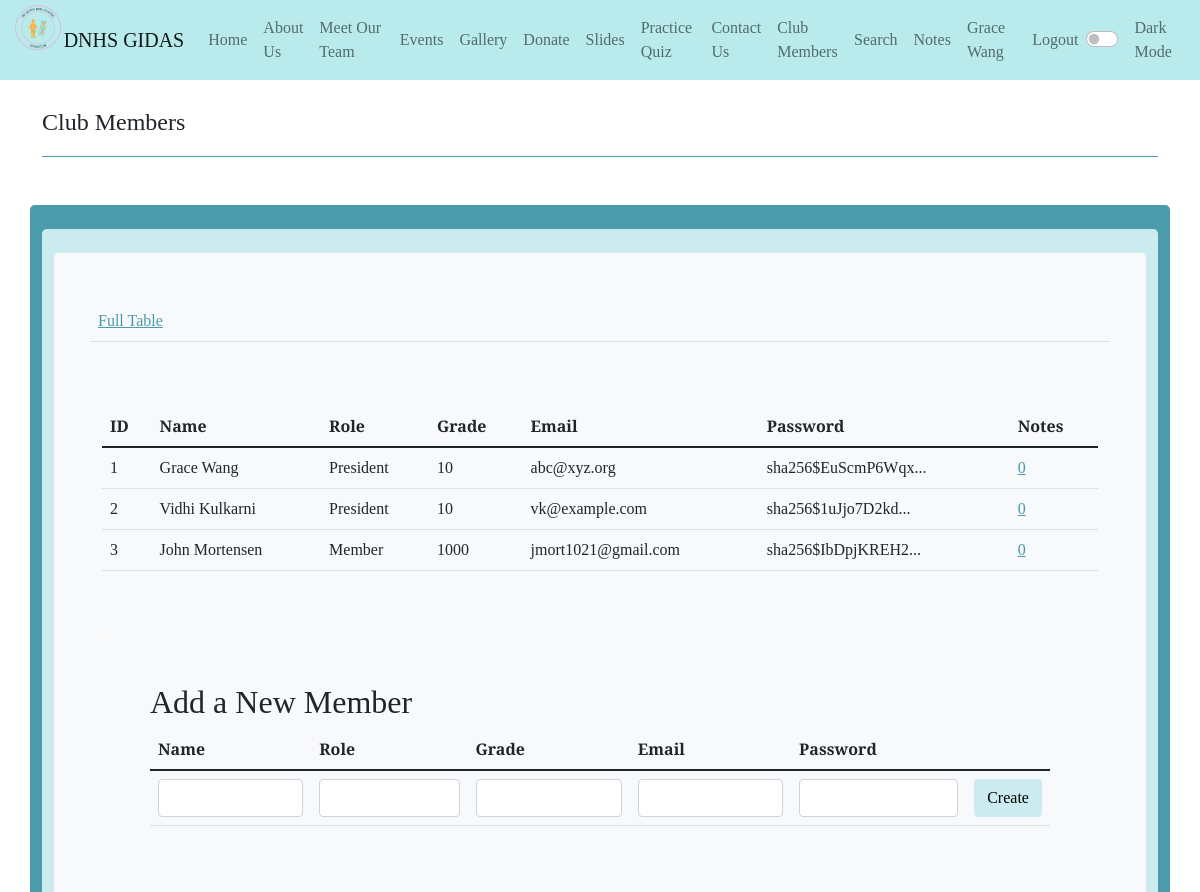
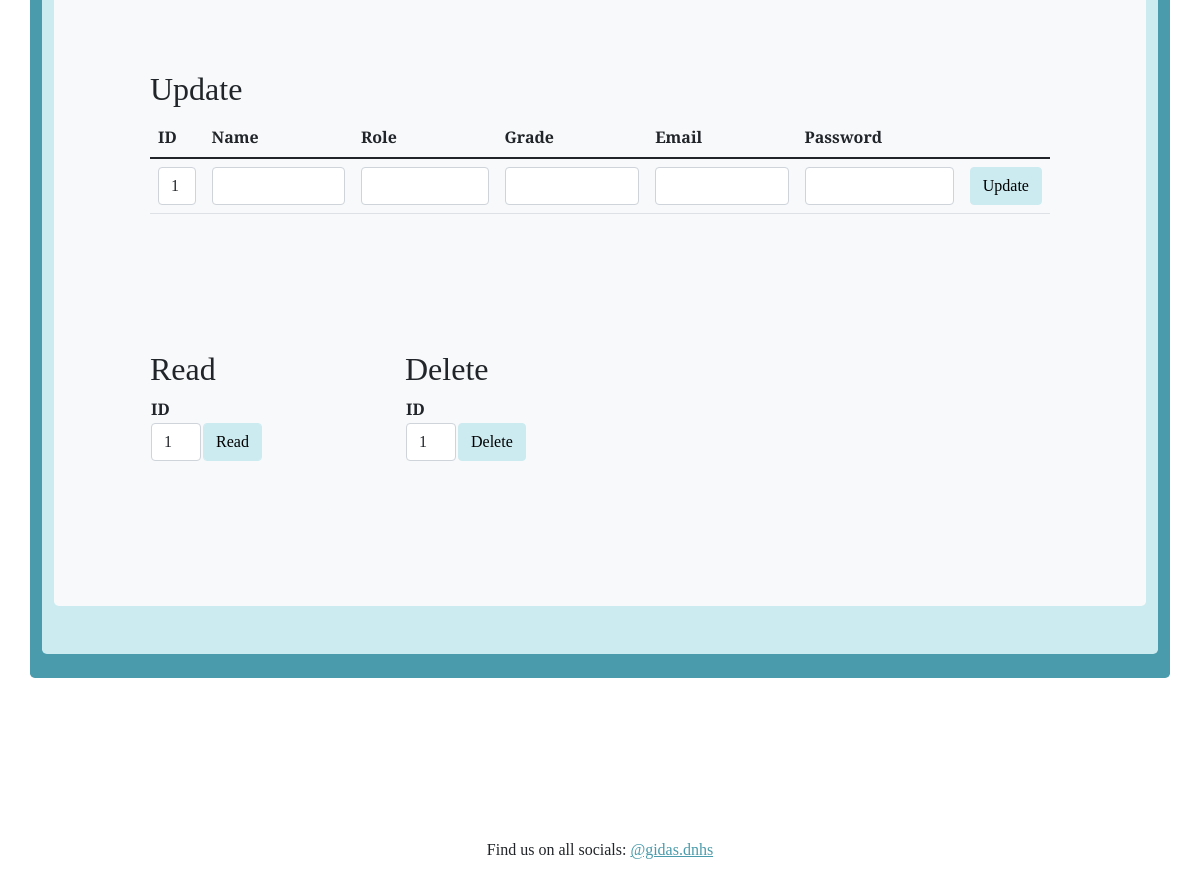
Page /crud/ (signed in) on the committed database (2 pictures, top to bottom).
### cruddy/model.py (models this page shows, shortened)
class Users(UserMixin, db.Model):
    userID = db.Column(db.Integer, primary_key=True)
    name = db.Column(db.String(255), unique=False, nullable=False)
    role = db.Column(db.String(255), unique=False, nullable=False)
    grade = db.Column(db.Integer, unique=False, nullable=False)
    email = db.Column(db.String(255), unique=True, nullable=False)
    password = db.Column(db.String(255), unique=False, nullable=False)
    notes = db.relationship("Notes", cascade='all, delete', backref='users', lazy=True)
    def read(self):
        return {
            "userID": self.userID,
            "name": self.name,
            "role": self.role,
            "grade": self.grade,
            "email": self.email,
            "password": self.password,
            "notes": self.notes,
            "query": "by_alc"  # This is for fun, a little watermark
        }
    def delete(self):
        db.session.delete(self)
        db.session.commit()
        return None

### cruddy/app_crud.py (the view)
@app_crud.route('/')
@login_required  # Flask-Login uses this decorator to restrict acess to logged in users
def crud():
    return render_template("crud.html", table=users_all())

### cruddy/templates/cruddy/crud.html (shortened to what this page needs)
<!DOCTYPE html>
{% extends "layout.html" %}
{% block content %}
    <div class="container py-4">
        <header class="pb-3 mb-4 border-bottom border-primary text-dark">
            <span class="fs-4">Club Members</span>
        </header>
    </div>
    <div class="container py-4 text-light bg-primary rounded-3">
        <div class="container bg-secondary py-4 rounded-3">
            <div class="p-5 mb-4 bg-light text-dark rounded-3">
                <div class="row align-items-md-stretch">
                    <table class="table">
                        <tbody>
                        <tr>
                            <td><a href={{url_for('crud.crud')}}>Full Table</a></td>
                        </tr>
                        </tbody>
                    </table>
                </div>
                <div class="row align-items-md-stretch">
                    <div class="container-fluid py-5">
                        <table class="table">
                            <thead>
                            <tr>
                                <th>ID</th>
                                <th>Name</th>
                                <th>Role</th>
                                <th>Grade</th>
                                <th>Email</th>
                                <th>Password</th>
                                <th>Notes</th>
                            </tr>
                            </thead>
                            <tbody>
                                {% for row in table %}
                                    <tr>
                                        <td>{{ row['userID'] }}</td>
                                        <td>{{ row['name'] }}</td>
                                        <td>{{ row['role'] }}</td>
                                        <td>{{ row['grade']}}</td>
                                        <td>{{ row['email'] }}</td>
                                        <td>{{ row['password'] | truncate(20) }}</td>
                                        <td><a href="{{ url_for('notes.notes_select', userID=row['userID']) }}">{{ row['notes'] | length }}</a></td>
                                    </tr>
                                {% endfor %}
                            </tbody>
                        </table>
                    </div>
                </div>
                <div class="p-5 mb-4 bg-light text-dark rounded-3">
                    <h2>Add a New Member</h2>
                    <form method="POST" ID="create" action={{url_for('crud.create')}} >
                        <table class="table">
                            <thead>
                            <tr>
                                <th><label for="name">Name</label></th>
                                <th><label for="role">Role</label></th>
                                <th><label for="grade">Grade</label></th>
                                <th><label for="email">Email</label></th>
                                <th><label for="password">Password</label></th>
                            </tr>
                            </thead>
                            <tbody>
                            <tr>
                                <td><input class="form-control" type="text" name="name" id="name" required></td>
                                <td><input class="form-control" type="text" name="role" id="role" required></td>
                                <td><input class="form-control" type="number" name="grade" id="grade" required></td>
                                <td><input class="form-control" type="email" name="email" id="email"></td>
                                <td><input class="form-control" type="password" name="password" id="password"></td>
                                <td><input class="btn btn-secondary" type="submit" value="Create"></td>
                            </tr>
                            </tbody>
                        </table>
                    </form>
                </div>
                <div class="p-5 mb-4 bg-light text-dark rounded-3">
                    <h2>Update</h2>
                    <form method="POST" ID="update" action={{url_for('crud.update')}} >
                        <table class="table" id="update_table">
                            <thead>
                            <tr>
                                <th><label for="update_userid">ID</label></th>
                                <th><label for="update_name">Name</label></th>
                                <th><label for="update_role">Role</label></th>
                                <th><label for="update_grade">Grade</label></th>
                                <th><label for="update_email">Email</label></th>
                                <th><label for="update_password">Password</label></th>
                            </tr>
                            </thead>
                            <tbody>
                                <tr>
                                    <td>
                                        <select name="userid" id="update_userid" class="form-control">
                                            <optgroup label="userid" class="form-control">
                                                {% for row in table %}
                                                    <option label="{{ row['userID'] }}" class="form-control">{{ row['userID'] }}</option>
                                                {% endfor %}
                                            </optgroup>
                                        </select>
                                    </td>
                                    <td><input class="form-control" type="text" name="name" id="update_name" required></td>
                                    <td><input class="form-control" type="text" name="role" id="update_role" required></td>
                                    <td><input class="form-control" type="number" name="grade" id="update_grade" required></td>
                                    <td><input class="form-control" type="email" name="email" id="update_email" required></td>
                                    <td><input class="form-control" type="text" name="password" id="update_password" required></td>
                                    <td><input class="btn btn-secondary" type="submit" value="Update"></td>
                                </tr>
                            </tbody>
                        </table>
                    </form>
                </div>
                <div class="row mb-4 bg-light text-dark rounded-3">
                    <div class="col-md-3">
                        <div class="p-5 mb-4 bg-light text-dark rounded-3">
                            <h2>Read</h2>
                            <form method="POST" ID="read" action={{url_for('crud.read')}} >
                                <table id="read_table">
                                    <tr><th><label for="read_userid">ID</label></th></tr>
                                    <tr>
                                        <td>
                                            <select name="userid" id="read_userid" class="form-control">
                                                <optgroup label="userid" class="form-control">
                                                    {% for row in table %}
                                                        <option label="{{ row['userID'] }}" class="form-control">{{ row['userID'] }}</option>
                                                    {% endfor %}
                                                </optgroup>
                                            </select>
                                        </td>
                                        <td>
                                            <input class="btn btn-secondary form-control" type="submit" value="Read">
                                        </td>
                                    </tr>
                                </table>
                            </form>
                        </div>
                    </div>
                    <div class="col-md-3">
                        <div class="p-5 mb-4 bg-light text-dark rounded-3">
                            <h2>Delete</h2>
                            <form method="POST" ID="read" action={{url_for('crud.delete')}} >
                                <table id="read_table">
                                    <tr><th><label for="delete_userid">ID</label></th></tr>
                                    <tr>
                                        <td>
                                            <select name="userid" id="delete_userid" class="form-control">
                                                <optgroup label="userid" class="form-control">>
                                                    {% for row in table %}
                                                        <option label="{{ row['userID'] }}" class="form-control">{{ row['userID'] }}</option>
                                                    {% endfor %}
                                                </optgroup>
                                            </select>
                                        </td>
                                        <td><input class="btn btn-secondary" type="submit" value="Delete"></td>
                                    </tr>
                                </table>
                            </form>
                        </div>
                    </div>
                </div>
            </div>
        </div>
    </div>
{% endblock %}

### templates/fragments/navbar.html (shortened to what this page needs)
<!DOCTYPE html>
<nav class="navbar navbar-expand-lg navbar-light bg-warning">
    <div class="container-fluid">
        <div class="btn-group">
            <nav class="navbar navbar-expand-lg navbar-light">
                <div class="logo-image">
                    <img src="/static/assets/GIDASlogo.png" class="img-fluid" size alt="">
                </div>
                <a class="navbar-brand">DNHS GIDAS</a>
                <div class="collapse navbar-collapse" id="navbarHome">
                    <ul class="navbar-nav">
                        <li class="nav-item active">
                            <a class="nav-link" href="{{ url_for('index') }}">Home</a>
                        </li>
                    </ul>
                </div>
                <div class="collapse navbar-collapse" id="navbarHome">
                    <ul class="navbar-nav">
                        <li class="nav-item active">
                            <a class="nav-link" href="{{ url_for('about') }}">About Us</a>
                        </li>
                    </ul>
                </div>
                <div class="collapse navbar-collapse" id="navbarHome">
                    <ul class="navbar-nav">
                        <li class="nav-item active">
                            <a class="nav-link" href="{{ url_for('team') }}">Meet Our Team</a>
                        </li>
                    </ul>
                </div>
                <div class="collapse navbar-collapse" id="navbarHome">
                    <ul class="navbar-nav">
                        <li class="nav-item active">
                            <a class="nav-link" href="{{ url_for('upcoming') }}">Events</a>
                        </li>
                    </ul>
                </div>
                <div class="collapse navbar-collapse" id="navbarHome">
                    <ul class="navbar-nav">
                        <li class="nav-item active">
                            <a class="nav-link" href="{{ url_for('content.content') }}">Gallery</a>
                        </li>
                    </ul>
                </div>
                <div class="collapse navbar-collapse" id="navbarHome">
                    <ul class="navbar-nav">
                        <li class="nav-item active">
                            <a class="nav-link" href="{{ url_for('donate') }}">Donate</a>
                        </li>
                    </ul>
                </div>
                <div class="collapse navbar-collapse" id="navbarHome">
                    <ul class="navbar-nav">
                        <li class="nav-item active">
                            <a class="nav-link" href="{{ url_for('slides') }}">Slides</a>
                        </li>
                    </ul>
                </div>
                <div class="collapse navbar-collapse" id="navbarHome">
                    <ul class="navbar-nav">
                        <li class="nav-item active">
                            <a class="nav-link" href="{{ url_for('practicequiz') }}">Practice Quiz</a>
                        </li>
                    </ul>
                </div>
                <div class="collapse navbar-collapse" id="navbarHome">
                    <ul class="navbar-nav">
                        <li class="nav-item active">
                            <a class="nav-link" href="{{ url_for('contact') }}">Contact Us</a>
                        </li>
                    </ul>
                </div>
                {% if current_user.is_authenticated %}
                    <div class="collapse navbar-collapse" id="navbarHome">
                        <ul class="navbar-nav">
                            <li class="nav-item active">
                                <a class="nav-link" href="{{ url_for('crud.crud') }}">Club Members</a>
                            </li>
                        </ul>
                    </div>
                    <div class="collapse navbar-collapse" id="navbarHome">
                        <ul class="navbar-nav">
                            <li class="nav-item active">
                                <a class="nav-link" href="{{ url_for('crud.search') }}">Search</a>
                            </li>
                        </ul>
                    </div>
                    <div class="collapse navbar-collapse" id="navbarHome">
                        <ul class="navbar-nav">
                            <li class="nav-item active">
                                <a class="nav-link" href="{{ url_for('notes.notes') }}">Notes</a>
                            </li>
                        </ul>
                    </div>
                    <div class="collapse navbar-collapse" id="navbarHome">
                        <ul class="navbar-nav">
                            <li class="nav-item active">
                                <a class="nav-link">{{ current_user.name }}</a>
                            </li>
                        </ul>
                    </div>
                    <div class="collapse navbar-collapse" id="navbarHome">
                        <ul class="navbar-nav">
                            <li class="nav-item active">
                                <a class="nav-link" href="{{ url_for('crud.crud_logout') }}">Logout</a>
                            </li>
                        </ul>
                    </div>
                {% endif %}
                <div class="form-check form-switch">
                    <label for="darkSwitch"></label><input type="checkbox" onclick="darkFunction()" class="form-check-input" id="darkSwitch">
                </div>
                <div class="collapse navbar-collapse" id="navbarHome">
                    <ul class="navbar-nav">
                        <li class="nav-item active">
                            <a class="nav-link" href="">Dark Mode</a>
                        </li>
                    </ul>
                </div>
            </nav>
        </div>
    </div>
</nav>

### rows in the picture
Users: name "Grace Wang", userID "1", role "President", grade "10", email "abc@xyz.org", password "sha256$EuScmP6Wqx...", notes|length "0"
Users: userID "2", name "Vidhi Kulkarni", role "President", grade "10", email "vk@example.com", password "sha256$1uJjo7D2kd...", notes|length "0"
Users: userID "3", name "John Mortensen", role "Member", grade "1000", email "jmort1021@gmail.com", password "sha256$IbDpjKREH2...", notes|length "0"

### other values in the picture
form field userid "1"
